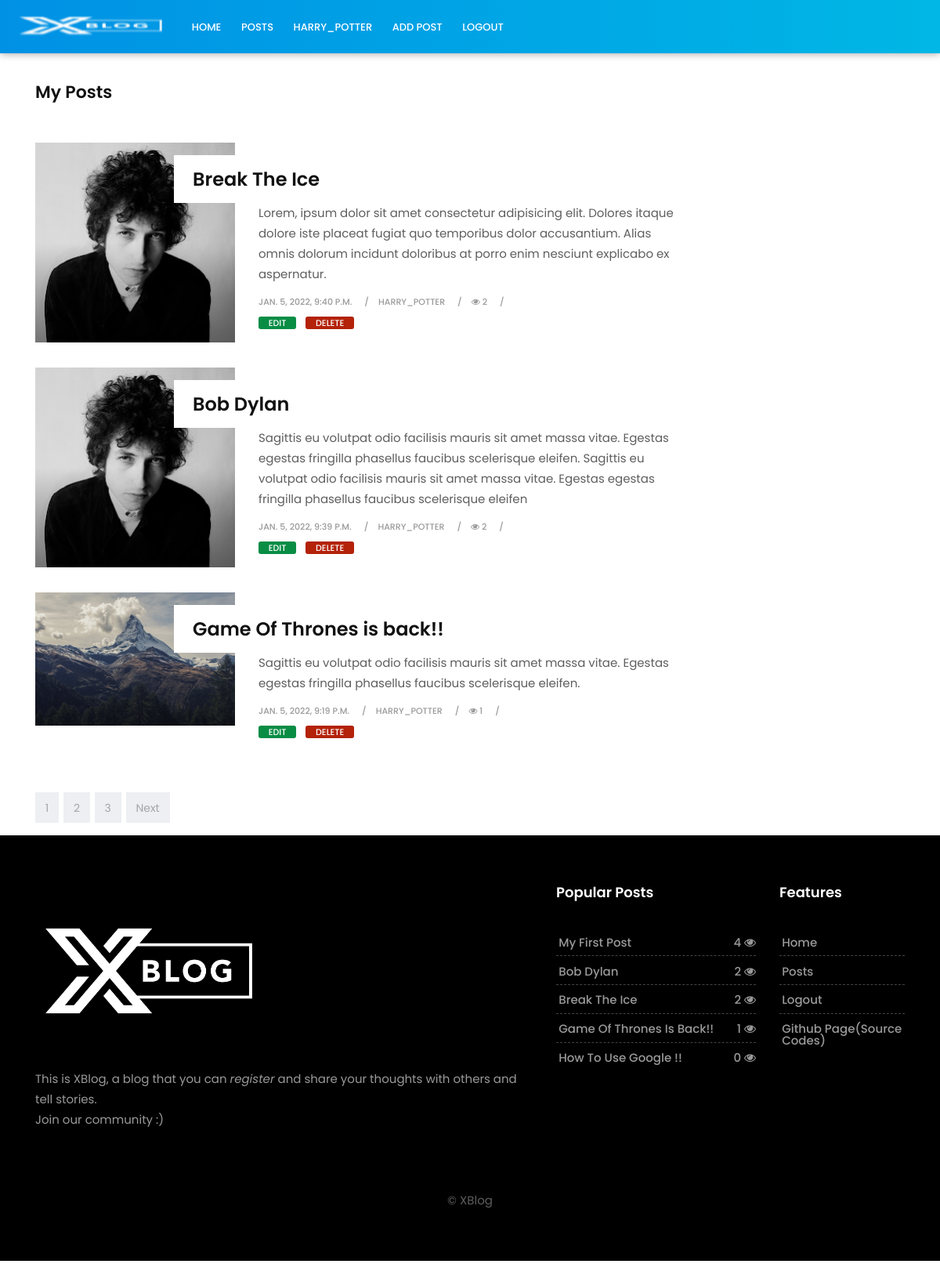
/profile/harry_potter (signed in), run on an earlier commit of the app's database.
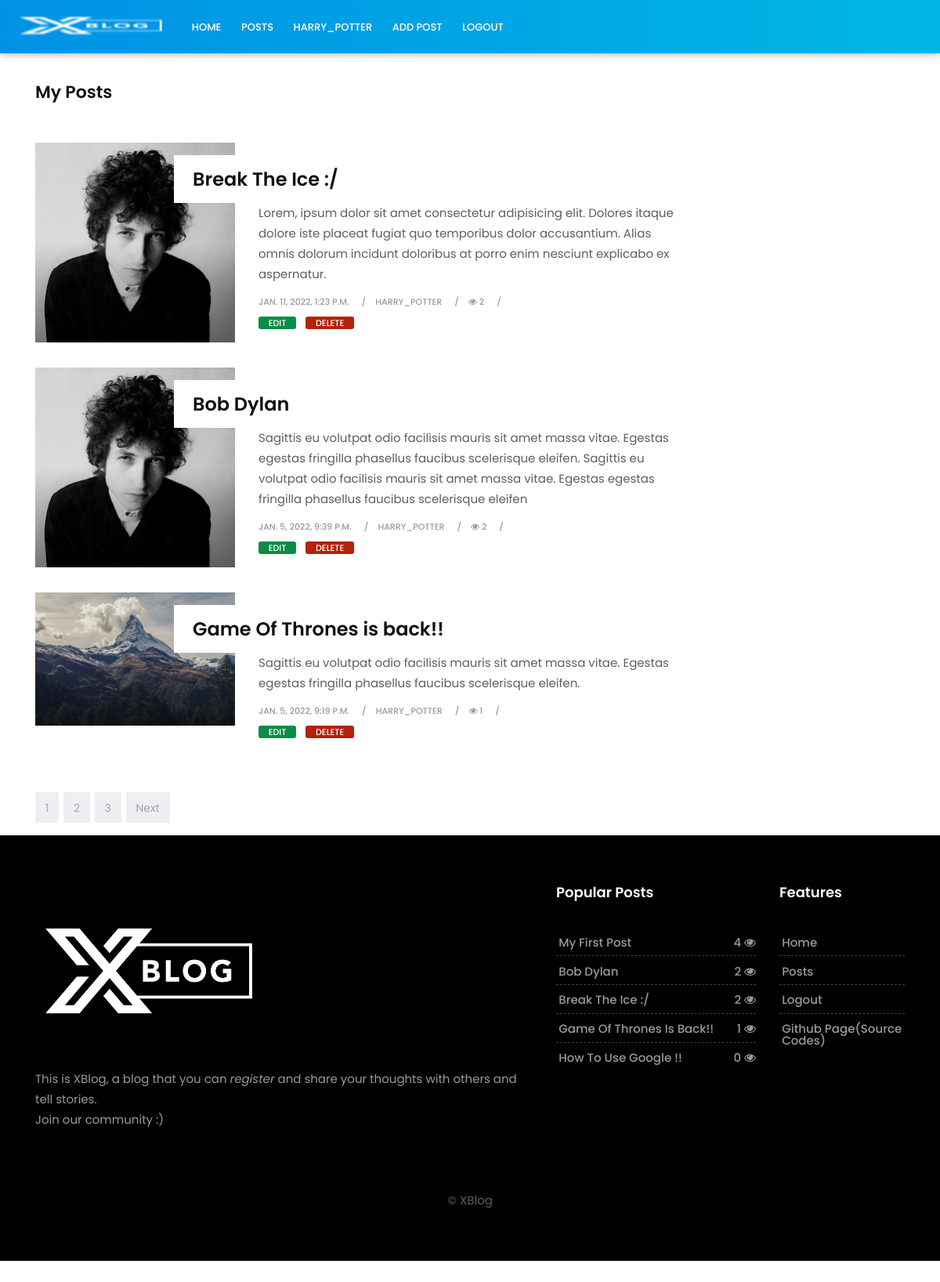
And on a later commit of the database.
### my_blog/models.py (models this page shows, shortened)
class Post(models.Model):
    author = models.ForeignKey(User, on_delete=models.CASCADE, related_name='posts')
    title = models.CharField(max_length=50)
    content = models.TextField(null=True) # content = Text Editor
    summary = models.TextField(null=True)
    views = models.PositiveIntegerField(default=0)
    is_promote = models.BooleanField(default=False)
    date = models.DateTimeField(auto_now=True)
    image_name = models.CharField(max_length=64, null=True, default='default.png')
    slug = models.SlugField(unique=True, db_index=True, null=True)

### users/views.py (the view)
# urls.py: path('profile/<str:username>', user_view.profile, name='profile'),
def profile(request, username):
    cuurent_user = request.session['user']
    url_username = request.path.split('/')
    if url_username[-1] == cuurent_user:
        author = get_object_or_404(User, username=username)
        author_posts = author.posts.all().order_by('-date')
        return render(request, 'users/profile.html', context={
            'author':author,
            'author_posts':author_posts,
        })
    else:
        return redirect('login')

### my_blog/context_processors.py (called while the page is built)
def add_variable_to_base(request):
    posts = Post.objects.all().order_by("-views")[:5]
    return {
        'posts': posts
    }

### users/templates/users/profile.html (shortened to what this page needs)
{% extends 'my_blog/base.html' %}
{% load static %}
{% block content %}
    <section class="section">
        <div class="container">
            <div class="row">
                <div class="col-lg-9 col-md-12 col-sm-12 col-xs-12">
                    <div class="page-wrapper">
                        <div class="blog-list clearfix">
                            {% if author_posts %}
                                <br>
                                <div class="blog-top clearfix">
                                    <h3 class="pull-left">My Posts</h3>
                                </div>
                                {% for post in author_posts%}
                                        <div class="blog-box row">
                                            <div class="col-md-4">
                                                <div class="post-media">
                                                    <a href="{% url 'post_detail' post.slug%}" title="">
                                                        <img src="{% static 'my_blog/images/'|add:post.image_name %}" alt="" class="img-fluid">
                                                        <div class="hovereffect"></div>
                                                    </a>
                                                </div>
                                            </div>
                                        <div class="blog-meta big-meta col-md-8">
                                                <h4><a href="{% url 'post_detail' post.slug%}">{{post.title}}</a></h4>
                                                <p>{{post.summary}}</p>
                                                <small>{{post.date}}</small>
                                                <small>{{post.author}}</small>
                                                <small><i class="fa fa-eye"></i> {{post.views}}</small>
                                                <br>
                                                <small class="firstsmall"><a class="bg-green" href="{% url 'edit_post' post.id%}" title="">Edit</a></small>
                                                <small class="firstsmall"><a class="bg-red" href="{% url 'delete_post' post.id %}" title="">Delete</a></small>
                                        </div>
                                    </div>
                                {% endfor %}
                            {% else %}
                                <h1>No posts yet!</h1>
                            {% endif %}
                        </div>
                    </div>
                    <div class="row">
                        <div class="col-md-12">
                            <nav aria-label="Page navigation">
                                <ul class="pagination justify-content-start">
                                    <li class="page-item"><a class="page-link" href="#">1</a></li>
                                    <li class="page-item"><a class="page-link" href="#">2</a></li>
                                    <li class="page-item"><a class="page-link" href="#">3</a></li>
                                    <li class="page-item">
                                        <a class="page-link" href="#">Next</a>
                                    </li>
                                </ul>
                            </nav>
                        </div>
                    </div>
                </div>
            </div>
        </div>
{% endblock content %}

### my_blog/templates/my_blog/base.html (shortened to what the changed rows need)
{% load static %}
<!DOCTYPE html>
<html lang="en">
<head>
        <link rel="stylesheet" href="https://maxcdn.bootstrapcdn.com/bootstrap/4.0.0/css/bootstrap.min.css">
        <link href="{% static 'my_blog/css/bootstrap.css' %}" rel="stylesheet">
        <link href="{% static 'my_blog/css/font-awesome.min.css' %}" rel="stylesheet">
        <link href="{% static 'my_blog/style.css' %}" rel="stylesheet">
        <link href="{% static 'my_blog/css/responsive.css' %}" rel="stylesheet">
        <link href="{% static 'my_blog/css/colors.css' %}" rel="stylesheet">
        <link href="{% static 'my_blog/css/version/tech.css' %}" rel="stylesheet">
</head>
<body>
        {% block content %}{% endblock content %}
        <footer class="footer">
            <div class="container">
                <div class="row">
                    <div class="col-lg-3 col-md-12 col-sm-12 col-xs-12">
                        <div class="widget">
                            <h2 class="widget-title">Popular Posts</h2>
                            <div class="link-widget">
                                <ul>
                                    {% for post in posts %}
                                        <li><a href="{% url 'post_detail' post.slug%}">{{post.title}} <span>{{post.views}} <i class="fa fa-eye"></i></span></a></li>
                                    {% endfor %}
                                </ul>
                            </div>
                        </div>
                    </div>
                    <div class="col-lg-2 col-md-12 col-sm-12 col-xs-12">
                        <div class="widget">
                            <h2 class="widget-title">Features</h2>
                        </div>
                    </div>
                </div>
            </div>
        </footer>
</body>
</html>

What changed in the data, as far as the page shows it:
changed Post: title "Break The Ice" → "Break The Ice :/"; date "JAN. 5, 2022, 9:40 P.M." → "JAN. 11, 2022, 1:23 P.M."
